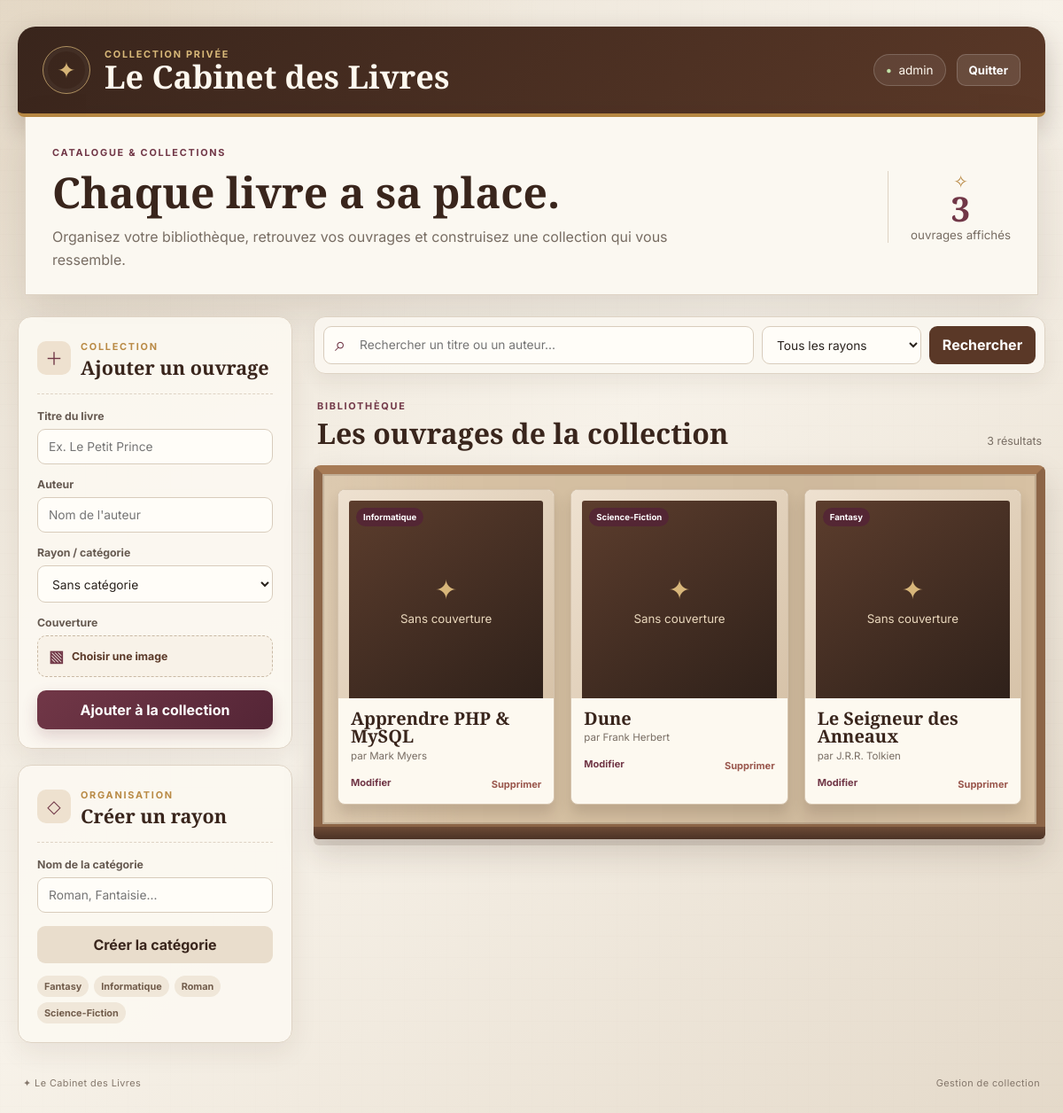
Screenshot of /index.php (signed in) with the database file from the repository.
### tables this page shows
CREATE TABLE IF NOT EXISTS categories (
    id INT AUTO_INCREMENT PRIMARY KEY,
    nom VARCHAR(50) NOT NULL UNIQUE
);

CREATE TABLE IF NOT EXISTS livres (
    id INT AUTO_INCREMENT PRIMARY KEY,
    titre VARCHAR(150) NOT NULL,
    auteur VARCHAR(100) NOT NULL,
    image_url TEXT,
    id_categorie INT,
    created_at TIMESTAMP DEFAULT CURRENT_TIMESTAMP,
    CONSTRAINT fk_livres_categories 
        FOREIGN KEY (id_categorie) 
        REFERENCES categories(id) 
        ON DELETE SET NULL
);

### index.php (called while the page is built, shortened)
<?php
require_once 'db.php';
$recherche = isset($_GET['q']) ? trim($_GET['q']) : '';
$sql = "SELECT livres.*, categories.nom AS categorie_nom
        FROM livres
        LEFT JOIN categories ON livres.id_categorie = categories.id
        WHERE 1=1";
$params = [];
$sql .= " ORDER BY livres.id DESC";
$stmt = $pdo->prepare($sql);
$stmt->execute($params);
$livres = $stmt->fetchAll();
$categories = $pdo->query("SELECT * FROM categories ORDER BY nom ASC")->fetchAll();
$livreAEditer = null;
require_once 'view.php';

### view.php (the view, shortened to what this page needs)
<!DOCTYPE html>
<html lang="fr">
<head>
    <link rel="stylesheet" href="view.css">
</head>
<body>
<div class="page-shell">
    <header class="topbar">
        <div class="brand">
            <div class="brand-mark">✦</div>
            <div>
                <div class="eyebrow">COLLECTION PRIVÉE</div>
                <h1>Le Cabinet des Livres</h1>
            </div>
        </div>
        <div class="account">
            <div class="user-chip">
                <span class="user-dot">●</span>
                <span><?= htmlspecialchars($_SESSION['user']) ?></span>
            </div>
            <a href="logout.php" class="btn-logout">Quitter</a>
        </div>
    </header>
    <section class="hero">
        <div>
            <span class="hero-kicker">CATALOGUE & COLLECTIONS</span>
            <h2>Chaque livre a sa place.</h2>
            <p>Organisez votre bibliothèque, retrouvez vos ouvrages et construisez une collection qui vous ressemble.</p>
        </div>
        <div class="hero-badge">
            <span>✧</span>
            <strong><?= count( $livres) ?></strong>
            <small>ouvrage<?= count($livres) > 1 ? 's' : '' ?> affiché<?= count($livres) > 1 ? 's' : '' ?></small>
        </div>
    </section>
    <div class="layout">
        <aside class="sidebar">
            <div class="panel">
                <div class="panel-title">
                    <span class="mini-icon">＋</span>
                    <div>
                        <small>COLLECTION</small>
                        <h3><?= $livreAEditer ? 'Modifier un ouvrage' : 'Ajouter un ouvrage' ?></h3>
                    </div>
                </div>
                <form method="POST" enctype="multipart/form-data">
                    <div class="form-group">
                        <label>Titre du livre</label>
                        <input type="text" name="titre" placeholder="Ex. Le Petit Prince"
                               value="<?= $livreAEditer ? htmlspecialchars($livreAEditer['titre']) : '' ?>" required>
                    </div>
                    <div class="form-group">
                        <label>Auteur</label>
                        <input type="text" name="auteur" placeholder="Nom de l'auteur"
                               value="<?= $livreAEditer ? htmlspecialchars($livreAEditer['auteur']) : '' ?>" required>
                    </div>
                    <div class="form-group">
                        <label>Rayon / catégorie</label>
                        <select name="id_categorie">
                            <option value="0">Sans catégorie</option>
                        </select>
                    </div>
                    <div class="form-group">
                        <label>Couverture</label>
                        <label class="file-drop">
                            <span class="file-icon">▧</span>
                            <span>Choisir une image</span>
                        </label>
                    </div>
                    <button type="submit" class="btn-primary">
                        <?= $livreAEditer ? 'Enregistrer les changements' : 'Ajouter à la collection' ?>
                    </button>
                </form>
            </div>
            <div class="panel category-panel">
                <div class="panel-title">
                    <span class="mini-icon">◇</span>
                    <div>
                        <small>ORGANISATION</small>
                        <h3>Créer un rayon</h3>
                    </div>
                </div>
                <form method="POST">
                    <div class="form-group">
                        <label>Nom de la catégorie</label>
                        <input type="text" name="nom_categorie" placeholder="Roman, Fantaisie..." required>
                    </div>
                    <button type="submit" class="btn-secondary">Créer la catégorie</button>
                </form>
                <?php if (!empty($categories)): ?>
                    <div class="category-list">
                        <?php foreach ($categories as $cat): ?>
                            <span><?= htmlspecialchars($cat['nom']) ?></span>
                        <?php endforeach; ?>
                    </div>
                <?php endif; ?>
            </div>
        </aside>
        <main class="library">
            <form method="GET" class="search-panel">
                <div class="search-input">
                    <span>⌕</span>
                    <input type="text" name="q" placeholder="Rechercher un titre ou un auteur..."
                           value="<?= htmlspecialchars($recherche) ?>">
                </div>
                <select name="cat" class="filter-select">
                    <option value="0">Tous les rayons</option>
                </select>
                <button type="submit" class="search-button">Rechercher</button>
            </form>
            <div class="section-heading">
                <div>
                    <span class="section-kicker">BIBLIOTHÈQUE</span>
                    <h2>Les ouvrages de la collection</h2>
                </div>
                <span class="result-count"><?= count($livres) ?> résultat<?= count($livres) > 1 ? 's' : '' ?></span>
            </div>
            <?php if (empty($livres)): ?>
                <div class="empty-state">
                    <div class="empty-icon">📖</div>
                    <h3>Aucun ouvrage trouvé</h3>
                    <p>Essayez une autre recherche ou ajoutez un nouveau livre à votre collection.</p>
                </div>
            <?php else: ?>
                <div class="bookshelf">
                    <?php foreach ($livres as $l): ?>
                        <article class="book-card">
                            <div class="book-cover-wrap">
                                <?php if (!empty($l['image_url']) && file_exists($l['image_url'])): ?>
                                    <img src="<?= htmlspecialchars($l['image_url']) ?>" alt="Couverture de <?= htmlspecialchars($l['titre']) ?>" class="book-cover">
                                <?php else: ?>
                                    <div class="no-cover">
                                        <span>✦</span>
                                        <small>Sans couverture</small>
                                    </div>
                                <?php endif; ?>
                                <?php if ($l['categorie_nom']): ?>
                                    <span class="book-category"><?= htmlspecialchars($l['categorie_nom']) ?></span>
                                <?php endif; ?>
                            </div>
                            <div class="book-info">
                                <h3><?= htmlspecialchars($l['titre']) ?></h3>
                                <p class="author">par <?= htmlspecialchars($l['auteur']) ?></p>
                                <div class="book-actions">
                                    <a href="index.php?edit_id=<?= $l['id'] ?>" class="edit-link">Modifier</a>
                                    <form method="POST" onsubmit="return confirm('Supprimer ce livre ?');">
                                        <button type="submit" class="delete-link">Supprimer</button>
                                    </form>
                                </div>
                            </div>
                        </article>
                    <?php endforeach; ?>
                </div>
            <?php endif; ?>
        </main>
    </div>
    <footer>
        <span>✦ Le Cabinet des Livres</span>
        <span>Gestion de collection</span>
    </footer>
</div>
</body>
</html>

### rows the page displays
categories: nom "Fantasy"
categories: nom "Informatique"
categories: nom "Roman"
categories: nom "Science-Fiction"
livres: shows "Sans couverture", id_categorie.nom "Informatique", titre "Apprendre PHP & MySQL", auteur "Mark Myers"
livres: shows "Sans couverture", id_categorie.nom "Science-Fiction", titre "Dune", auteur "Frank Herbert"
livres: shows "Sans couverture", id_categorie.nom "Fantasy", titre "Le Seigneur des Anneaux", auteur "J.R.R. Tolkien"

### other values shown
$_SESSION['user'] "admin"
count( $livres) "3"
count($livres) "3"
